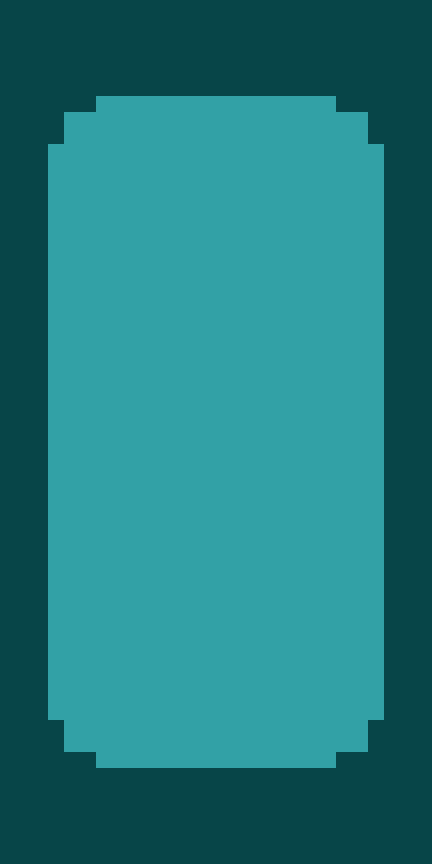

A 2D game scene composited from a Tiled map and its tileset images. What follows is a short description and the map's XML, with each tile layer's data collapsed to a summary:
An orthogonal 27x54 tile map with 16x16 px tiles, 6 tile layers (BlueInside, OrangeInside, LightBlueInside, PurpleOutside, ...) and 21 objects (top, bottom, left, right).

<map version="1.10" tiledversion="1.10.2" orientation="orthogonal" renderorder="right-down" width="27" height="54" tilewidth="16" tileheight="16" infinite="0" nextlayerid="88" nextobjectid="52">
 <tileset firstgid="1" name="pixelart" tilewidth="16" tileheight="16" tilecount="16" columns="16">
  <image source="New folder (2)/pixelart.png" width="256" height="16" />
 </tileset>
 <layer id="76" name="BlueInside" width="27" height="54" locked="1">
  <data>[1458 cells, 862 non-empty, 1 distinct tile ids]</data>
 </layer>
 <layer id="80" name="OrangeInside" width="27" height="54" locked="1">
  <data>[1458 cells, 862 non-empty, 1 distinct tile ids]</data>
 </layer>
 <layer id="82" name="LightBlueInside" width="27" height="54" locked="1">
  <data>[1458 cells, 862 non-empty, 1 distinct tile ids]</data>
 </layer>
 <layer id="75" name="PurpleOutside" width="27" height="54" locked="1">
  <data>[1458 cells, 596 non-empty, 1 distinct tile ids]</data>
 </layer>
 <layer id="79" name="GreenOutside" width="27" height="54" locked="1">
  <data>[1458 cells, 596 non-empty, 1 distinct tile ids]</data>
 </layer>
 <layer id="86" name="CyanOutside" width="27" height="54" locked="1">
  <data>[1458 cells, 596 non-empty, 1 distinct tile ids]</data>
 </layer>
 <objectgroup id="33" name="OuterBound" locked="1">
  <object id="46" x="-177.189" y="-117.333" width="43.5541" height="1077.82" />
  <object id="48" x="-177" y="-192.287" width="781.677" height="74.8621" />
  <object id="49" x="-177" y="960.813" width="781.593" height="74.3521" />
  <object id="47" x="560.892" y="-116.5" width="43.682" height="1076.98" />
 </objectgroup>
 <objectgroup id="29" name="EnemyRectangleSpawnArea" locked="1">
  <object id="23" name="top" x="48" y="16" width="337.557" height="64.2304">
   <properties>
    <property name="name" value="top" />
   </properties>
  </object>
  <object id="42" name="bottom" x="48" y="784" width="337.557" height="64.2304">
   <properties>
    <property name="name" value="bottom" />
   </properties>
  </object>
  <object id="39" name="left" x="-48" y="96" width="66.8418" height="672.503">
   <properties>
    <property name="name" value="left" />
   </properties>
  </object>
  <object id="43" name="right" x="416" y="96" width="66.8418" height="672.503">
   <properties>
    <property name="name" value="right" />
   </properties>
  </object>
 </objectgroup>
 <objectgroup id="30" name="Wall" locked="1">
  <object id="25" x="63.7826" y="95.9565" width="32.2174" height="16.0435" />
  <object id="34" x="336" y="96" width="32.2174" height="16.0435" />
  <object id="26" x="48" y="112" width="15.9565" height="31.9565" />
  <object id="35" x="368" y="112" width="15.9565" height="31.9565" />
  <object id="27" x="32" y="144" width="16" height="576" />
  <object id="33" x="384" y="144" width="19.3333" height="576" />
  <object id="28" x="36.9565" y="720.031" width="27" height="31.9688" />
  <object id="32" x="368" y="720" width="27" height="31.9688" />
  <object id="29" x="64.0909" y="751.957" width="31.9091" height="16.1344" />
  <object id="31" x="336" y="752" width="31.9091" height="16.1344" />
  <object id="30" x="96" y="768" width="240.043" height="16.0909" />
  <object id="36" x="96" y="80" width="240.043" height="16.0909" />
 </objectgroup>
 <objectgroup id="65" name="EnemyDirection" locked="1">
  <object id="51" x="160" y="368" width="112" height="112" />
 </objectgroup>
</map>
